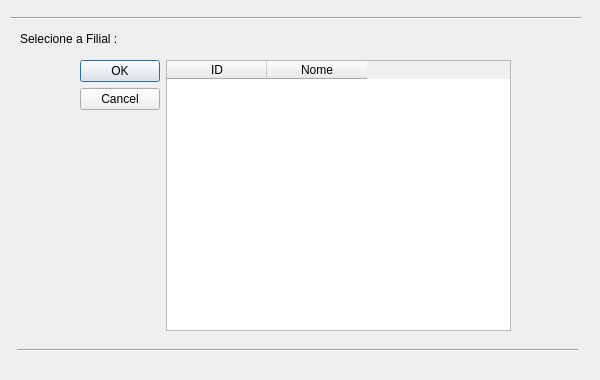
<?xml version="1.0" encoding="UTF-8"?>
<ui version="4.0">
 <class>botaoPesquisaFilial</class>
 <widget class="QDialog" name="botaoPesquisaFilial">
  <property name="geometry">
   <rect>
    <x>0</x>
    <y>0</y>
    <width>600</width>
    <height>380</height>
   </rect>
  </property>
  <property name="maximumSize">
   <size>
    <width>600</width>
    <height>380</height>
   </size>
  </property>
  <property name="windowTitle">
   <string>Dialog</string>
  </property>
  <widget class="QLabel" name="label">
   <property name="geometry">
    <rect>
     <x>20</x>
     <y>30</y>
     <width>119</width>
     <height>17</height>
    </rect>
   </property>
   <property name="text">
    <string>Selecione a Filial :</string>
   </property>
  </widget>
  <widget class="Line" name="line">
   <property name="geometry">
    <rect>
     <x>17</x>
     <y>340</y>
     <width>561</width>
     <height>20</height>
    </rect>
   </property>
   <property name="orientation">
    <enum>Qt::Horizontal</enum>
   </property>
  </widget>
  <widget class="Line" name="line_2">
   <property name="geometry">
    <rect>
     <x>10</x>
     <y>10</y>
     <width>571</width>
     <height>16</height>
    </rect>
   </property>
   <property name="orientation">
    <enum>Qt::Horizontal</enum>
   </property>
  </widget>
  <widget class="QWidget" name="layoutWidget">
   <property name="geometry">
    <rect>
     <x>80</x>
     <y>60</y>
     <width>431</width>
     <height>271</height>
    </rect>
   </property>
   <layout class="QGridLayout" name="gridLayout">
    <item row="0" column="0">
     <widget class="QDialogButtonBox" name="buttonBox">
      <property name="orientation">
       <enum>Qt::Vertical</enum>
      </property>
      <property name="standardButtons">
       <set>QDialogButtonBox::Cancel|QDialogButtonBox::Ok</set>
      </property>
     </widget>
    </item>
    <item row="0" column="1">
     <widget class="QTableWidget" name="tabelaSelecaoFilial">
      <property name="editTriggers">
       <set>QAbstractItemView::NoEditTriggers</set>
      </property>
      <property name="selectionBehavior">
       <enum>QAbstractItemView::SelectRows</enum>
      </property>
      <column>
       <property name="text">
        <string>ID</string>
       </property>
      </column>
      <column>
       <property name="text">
        <string>Nome</string>
       </property>
      </column>
     </widget>
    </item>
   </layout>
  </widget>
 </widget>
 <resources/>
 <connections>
  <connection>
   <sender>buttonBox</sender>
   <signal>accepted()</signal>
   <receiver>botaoPesquisaFilial</receiver>
   <slot>accept()</slot>
   <hints>
    <hint type="sourcelabel">
     <x>21</x>
     <y>295</y>
    </hint>
    <hint type="destinationlabel">
     <x>157</x>
     <y>274</y>
    </hint>
   </hints>
  </connection>
  <connection>
   <sender>buttonBox</sender>
   <signal>rejected()</signal>
   <receiver>botaoPesquisaFilial</receiver>
   <slot>reject()</slot>
   <hints>
    <hint type="sourcelabel">
     <x>35</x>
     <y>249</y>
    </hint>
    <hint type="destinationlabel">
     <x>286</x>
     <y>274</y>
    </hint>
   </hints>
  </connection>
 </connections>
</ui>
